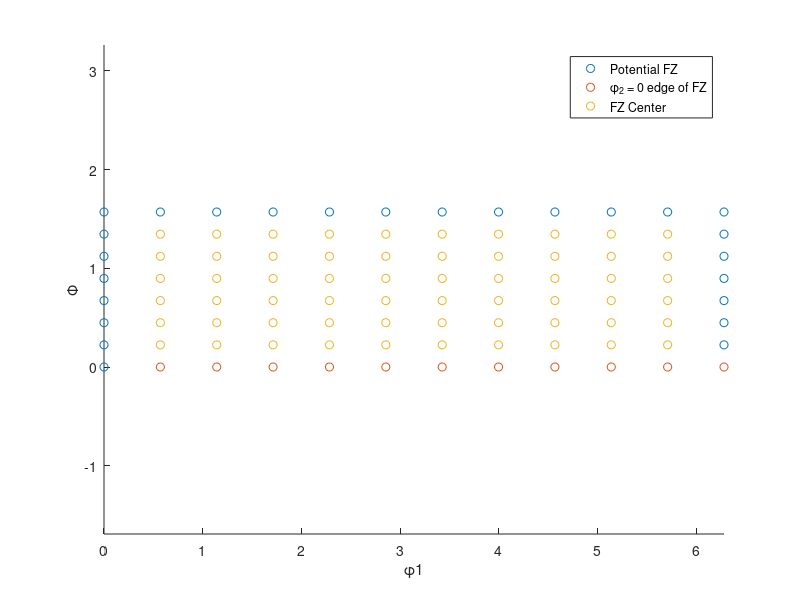

The MATLAB script that drew this image: (Note: this script raises an error after producing the figure.)
v_phi1 = linspace(0,2*pi(),12);
v_Phi = linspace(0,pi()/2,8);
% v_phi1 = linspace(0,2*pi(),24);
% v_Phi = linspace(0,pi()/2,16);

[X,Y] = meshgrid(v_phi1,v_Phi);

kaled = [X(:,1),Y(:,1);X(end,2:end)',Y(end,2:end)';X(2:end-1,end),Y(2:end-1,end)];
exte = [X(1,2:end)',Y(1,2:end)'];
Xcent = X(2:end-1,2:end-1);
Ycent = Y(2:end-1,2:end-1);
cent = [Xcent(:),Ycent(:)];

close('all')

figure(1)
scatter(kaled(:,1),kaled(:,2),'ro')
hold on
scatter(exte(:,1),exte(:,2),'bo')
scatter(cent(:,1),cent(:,2),'go')
xlabel('\phi1'); ylabel('\Phi')
legend('Potential FZ','\phi_2 = 0 edge of FZ','FZ Center')
hold off
axis tight equal


for ii = 1:length(kaled(:,1))
    tmp = gsh_hcp_tri_L_7(kaled(ii,1),kaled(ii,2),0);
%     tmp = GSH_Hexagonal_Triclinic(kaled(ii,1),kaled(ii,2),0);
    kaledgsh(ii,:) = [real(tmp(2:3)'),tmp(4),imag(tmp(5:6)'),real(tmp(7:10)'),tmp(11),imag(tmp(12:15)')];
end

for ii = 1:length(exte(:,1))
    tmp = gsh_hcp_tri_L_7(exte(ii,1),exte(ii,2),0);
%     tmp = GSH_Hexagonal_Triclinic(exte(ii,1),exte(ii,2),0);
    extegsh(ii,:) = [real(tmp(2:3)'),tmp(4),imag(tmp(5:6)'),real(tmp(7:10)'),tmp(11),imag(tmp(12:15)')];
end

for ii = 1:length(cent(:,1))
    tmp = gsh_hcp_tri_L_7(cent(ii,1),cent(ii,2),0);
%     tmp = GSH_Hexagonal_Triclinic(cent(ii,1),cent(ii,2),0);
    centgsh(ii,:) = [real(tmp(2:3)'),tmp(4),imag(tmp(5:6)'),real(tmp(7:10)'),tmp(11),imag(tmp(12:15)')];
end

totgsh = [kaledgsh;extegsh;centgsh];
coeff = pca(totgsh);

kaledpca = kaledgsh * coeff;   
extepca = extegsh * coeff;
centpca = centgsh * coeff; 

pcaA = 1; pcaB = 2; pcaC = 3;


figure(2)

colnum = 20;
color = hsv(colnum);
for cc = 1:colnum
    plot(cc,5,...
        'LineStyle','none','Marker','o','MarkerEdgeColor','k',...
        'MarkerFaceColor',color(cc,:),'MarkerSize',7);
    hold on
end
hold off

figure(3)
plot3(kaledpca(:,pcaA),kaledpca(:,pcaB),kaledpca(:,pcaC),...
    'LineStyle','none','MarkerEdgeColor','k','Marker','o',...
    'MarkerFaceColor',color(1,:))
hold on
plot3(extepca(:,pcaA),extepca(:,pcaB),extepca(:,pcaC),...
    'LineStyle','none','MarkerEdgeColor','k','Marker','s',...
    'MarkerFaceColor',color(13,:))
plot3(centpca(:,pcaA),centpca(:,pcaB),centpca(:,pcaC),...
    'LineStyle','none','MarkerEdgeColor','k','Marker','v',...
    'MarkerFaceColor',color(8,:))
hold off

legend('Potential FZ','\phi_2 = 0 edge of FZ','FZ Center')
xlabel(['pca',int2str(pcaA)]);
ylabel(['pca',int2str(pcaB)]);
zlabel(['pca',int2str(pcaC)]);
axis tight equal; grid on;


figure(4)
plot(kaledpca(:,pcaA),kaledpca(:,pcaB),...
    'LineStyle','none','MarkerEdgeColor','k','Marker','o',...
    'MarkerFaceColor',color(1,:))
hold on
plot(extepca(:,pcaA),extepca(:,pcaB),...
    'LineStyle','none','MarkerEdgeColor','k','Marker','s',...
    'MarkerFaceColor',color(13,:))
plot(centpca(:,pcaA),centpca(:,pcaB),...
    'LineStyle','none','MarkerEdgeColor','k','Marker','v',...
    'MarkerFaceColor',color(8,:))
hold off

legend('Potential FZ','\phi_2 = 0 edge of FZ','FZ Center')
xlabel(['pca',int2str(pcaA)]);
ylabel(['pca',int2str(pcaB)]);
axis tight equal; grid on;


